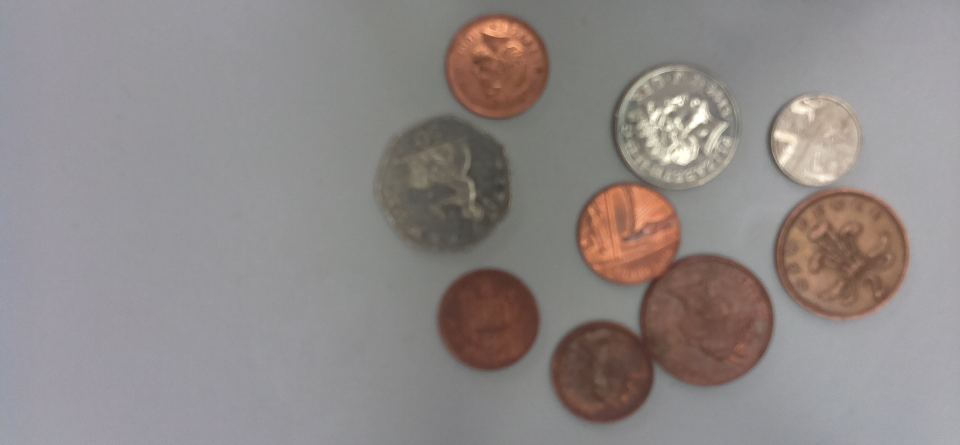
#> input picture 19.2 capstone_coins.png, 1920 x 890 px (shown at 1/2 size)
$ python measure_value_alternative_final.py
#> lines starting #> are read from the running program, lines starting #| are printed output that depends on the picture; after the words box and inside, x2 and y2 are one past the last pixel; in counts of white or black regions, pixels touching at a corner belong together
import numpy as np
import cv2
from numpy.lib.type_check import imag
import matplotlib.pyplot as plt


def zscore(img):
    return (img - np.mean(img))/np.std(img)


file_name = '19.2 capstone_coins.png'
reduction_ratio = 1

image_gray = cv2.imread(file_name, 0)
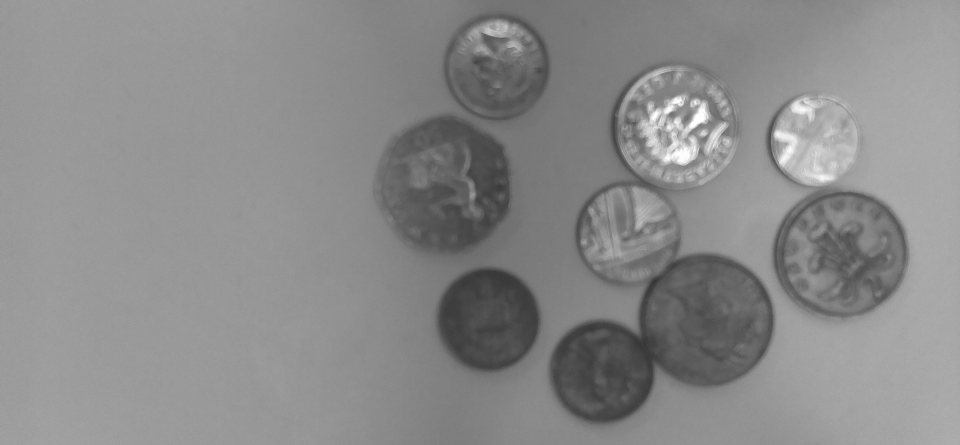
#> image_gray: shape (890, 1920) (shown at 1/2 size); min 48, max 255, mean 138
image_color = cv2.imread(file_name, 1)
#> image_color is the input picture: shape (890, 1920, 3); mean B, G, R 135.4, 136.8, 142.9

dim = (np.shape(image_gray)[1] // reduction_ratio,
       np.shape(image_gray)[0] // reduction_ratio)
#> dim = (1920, 890)

image_gray = cv2.resize(image_gray, dim, interpolation=cv2.INTER_LINEAR)
image_color = cv2.resize(image_color, dim, interpolation=cv2.INTER_LINEAR)


image_blurred = cv2.GaussianBlur(image_gray, (11, 11), 0)


f, axarr = plt.subplots(2, 2)
axarr[0, 0].imshow(zscore(image_gray), cmap='gray')
#> in zscore, `return (img - np.mean(img))/np.std(img)`:
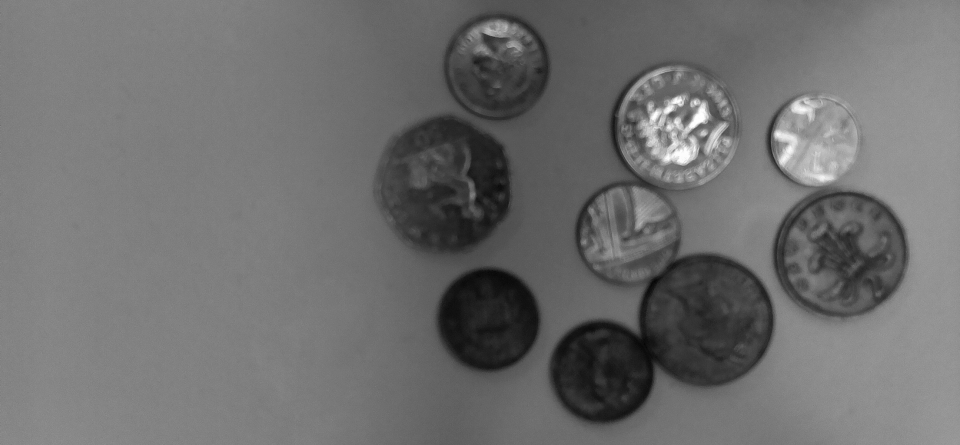
#> returned value: shape (890, 1920) float64 (shown at 1/2 size); min -3.45, max 4.49, mean 3.6e-16; drawn with min black and max white
axarr[0, 1].imshow(image_color)
axarr[1, 0].imshow(zscore(image_blurred), cmap='gray')

circles = cv2.HoughCircles(image_blurred, cv2.HOUGH_GRADIENT, 1, 100,
                           param1=7, param2=70, minRadius=60, maxRadius=250)
#> circles = [[1352.5, 250.5, 118.2], [1413.5, 638.5, 132.8], [1679.5, 508.5, 133.9], [1630.5, 281.5, 88.7], [994.5, 137.5, 95.7], [976.5, 639.5, 101.4], [1206.5, 743.5, 100.9], [904.5, 382.5, 114.8], [1262.5, 470.5, 111.9]]

if circles is not None:
    circles = np.round(circles[0, :]).astype('int')
#> circles = [[1352, 250, 118], [1414, 638, 133], [1680, 508, 134], [1630, 282, 89], [994, 138, 96], [976, 640, 101], [1206, 744, 101], [904, 382, 115], [1262, 470, 112]]

    for (x, y, r) in circles:
        cv2.circle(image_color, (x, y), r, (0, 255, 0), 3)
#> this loop made 9 passes
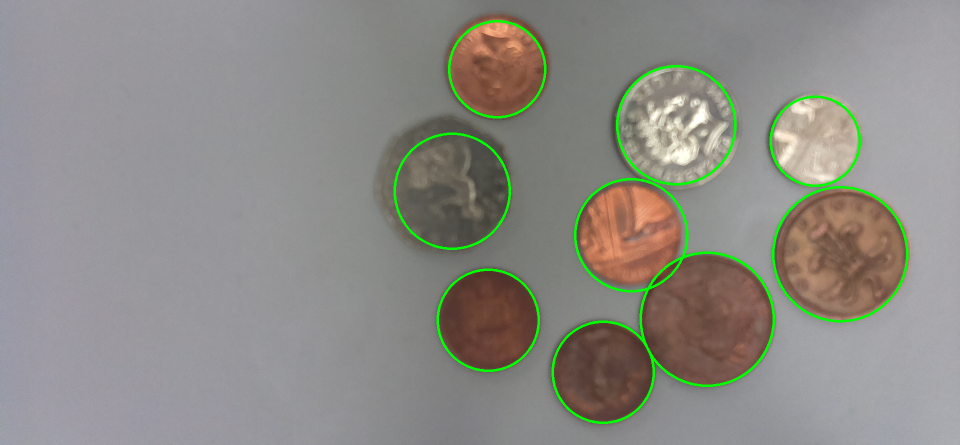
#> image_color: shape (890, 1920, 3) (shown at 1/2 size); 1.79% of pixels changed, all inside (x1, y1, x2, y2) = (787, 40, 1817, 848)

axarr[1, 1].imshow(image_color)
plt.show()
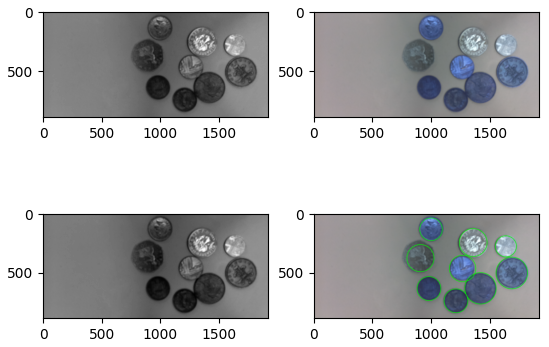
#> figure drawn by matplotlib, 4 panels; B, G, R data is drawn as R, G, B

radius_of_coins_to_find = np.round(
    np.array([88, 104, 124, 134, 140]) * reduction_ratio)
value_of_coins = [5, 1, 10, 2, 50]

radius_of_coins_found = circles[:, -1]
#> radius_of_coins_found = [118, 133, 134, 89, 96, 101, 101, 115, 112]
print(radius_of_coins_found)
#| [118 133 134  89  96 101 101 115 112]

radius_of_coins_found = np.reshape(
    radius_of_coins_found, (np.shape(radius_of_coins_found)[0], 1))
radius_of_coins_to_find = np.reshape(
    radius_of_coins_to_find, (np.shape(radius_of_coins_to_find)[0], 1))

distance_matrix = (radius_of_coins_found -
                   np.transpose(radius_of_coins_to_find))**2
#> distance_matrix = [[900, 196, 36, 256, 484], [2025, 841, 81, 1, 49], [2116, 900, 100, 0, 36], [1, 225, 1225, 2025, 2601], [64, 64, 784, 1444, 1936], [169, 9, 529, 1089, 1521], [169, 9, 529, 1089, 1521], [729, 121, 81, 361, 625], [576, 64, 144, 484, 784]]
coin_types = np.argmin(distance_matrix, axis=1)
#> coin_types = [2, 3, 3, 0, 0, 1, 1, 2, 1]
print(coin_types)
#| [2 3 3 0 0 1 1 2 1]

total_value = 0
for i in range(np.shape(coin_types)[0]):
    total_value += value_of_coins[coin_types[i]]
#> this loop made 9 passes
#> total_value on passes 1 to 9: 10, 12, 14, 19, 24, 25, 26, 36, 37
#> after the loop, total_value = 37
print(total_value)
#| 37
